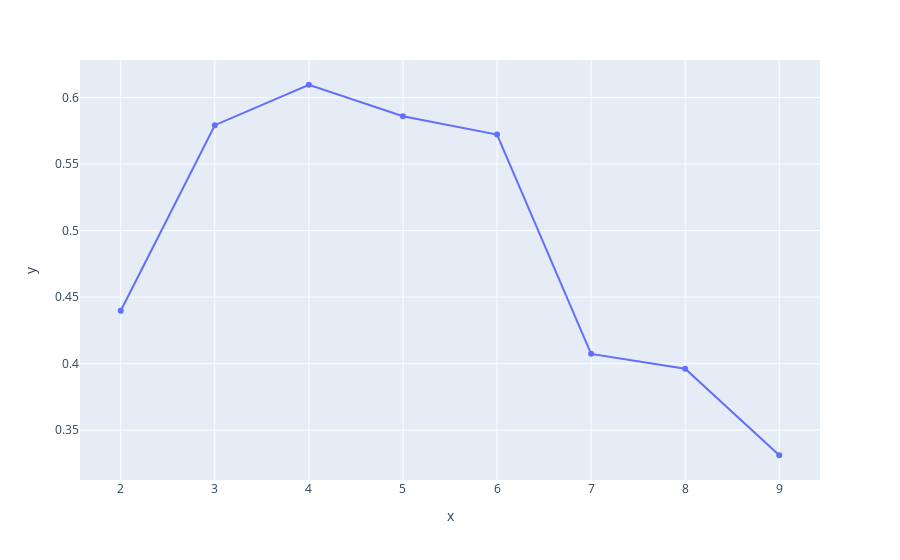

This figure's notebook cell:
### Markdown cell above
##### Based on the result of profiling above, 3.1 column will be removed due to all constant zero value (will see how different it will be) 4.1 column will be keeped in the table, it might represent the target value.

#####  Use KMeans to get general idea of estiamted number of clusters, then apply other algorithms based on the range of K 

#### To discover how many clusters in the dataset (check all pairs), will use Agglomerative clustering (for detecting Large n_samples and n_clusters) and OPTICS (for detecting Large n_clusters and n_samples also for Large dataset, outlier removal, data reduction). The last one will use t-Distributed Stochastic Neighbor Embedding (t-SNE) to see how data separated into clusters

### Code cell
df = a4_data
# df = circles
# df = moons
sscore = []
# starting with 2 clusters now becuase the silhouette isn't defined for 1
for i in range(2,10):
    kmeans = KMeans(
        n_clusters = i, # Number of clusters to find
        init = "k-means++", # How to place the initial cluster centroids,
        max_iter= 100, # Maximum number of iterations for the algorithm to run
        tol=0.0001, # Roughly how much the centroids need to change between iterations to keep going
    ).fit(
        df
    )
    
    silhouette_avg = silhouette_score(df, kmeans.labels_)
    sscore.append(silhouette_avg)
    

px.line(y = sscore,x = range(2,10), markers=True)

### Figure 1 — Plotly figure (JSON) as saved in the notebook; plotly's stock layout.template omitted (floating-point values rounded to 4 significant figures)
{"data": [{"hovertemplate": "x=%{x}<br>y=%{y}<extra></extra>", "legendgroup": "", "line": {"color": "#636efa", "dash": "solid"}, "marker": {"symbol": "circle"}, "mode": "lines+markers", "name": "", "orientation": "v", "showlegend": false, "type": "scatter", "x": [2, 3, 4, 5, 6, 7, 8, 9], "xaxis": "x", "y": [0.4398, 0.5792, 0.6096, 0.586, 0.5722, 0.4074, 0.3962, 0.3312], "yaxis": "y"}], "layout": {"legend": {"tracegroupgap": 0}, "margin": {"t": 60}, "xaxis": {"anchor": "y", "domain": [0, 1], "title": {"text": "x"}}, "yaxis": {"anchor": "x", "domain": [0, 1], "title": {"text": "y"}}}}
